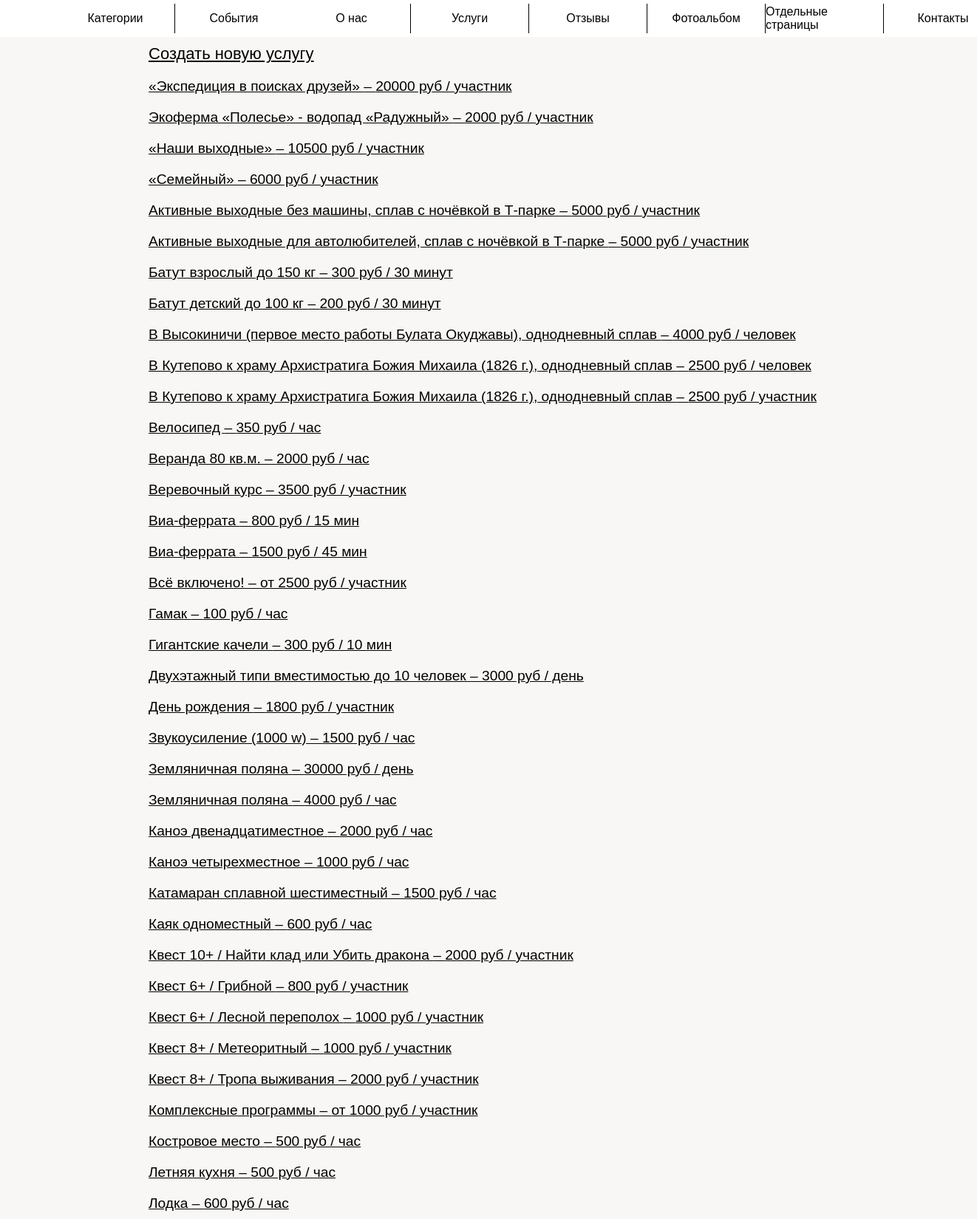
The page /admin_panel/all_services (signed in, upper part) on the database its author committed.
### app/models.py (models this page shows)
class Service(db.Model):
    id = db.Column(db.Integer, primary_key=True, index=True, unique=True)
    name = db.Column(db.String(128))
    short_description = db.Column(db.String(512))  # краткое описание
    description = db.Column(db.Text)  # полное описание
    status = db.Column(db.BOOLEAN())  # отображение клиентам
    next = db.Column(db.BOOLEAN())   # есть ли переход на дальнейшую страницу
    categories = db.relationship('ServiceCategory', backref='service', lazy='dynamic')
    price = db.Column(db.String(8))
    time = db.Column(db.String(128))
    def __repr__(self):
        if self.time:
            return self.price + ' руб / ' + self.time
        elif self.price:
            return self.price + ' руб'
        else:
            return ''

### app/admin_panel/routes.py (the view)
@bp.route('/all_services', methods=['GET'])
@login_required
def all_services():
    services = Service.query.order_by(Service.name).all()
    return render_template('admin_panel/all_services.html', services=services)

### app/admin_panel/routes.py (called while the page is built)
@bp.after_request
def add_header(r):
    r.headers["Cache-Control"] = "no-cache, no-store, must-revalidate"
    r.headers["Pragma"] = "no-cache"
    r.headers["Expires"] = "1"
    r.headers['Cache-Control'] = 'public, max-age=0'
    return r

### app/models.py (called while the page is built)
@login.user_loader
def load_user(id):
    return Admin.query.get(int(id))

### app/templates/admin_panel/all_services.html
{% extends "admin_panel/base.html" %}
{% block scripts %}
    <link rel="stylesheet" href="{{ url_for('static', filename='admin_panel/events.css') }}">
    <link rel="stylesheet" href="{{ url_for('static', filename='admin_panel/all_services.css') }}">
{% endblock %}
{% block app_content %}
    <div class="block_event">
        <div class="new_event event">
            <a href="{{ url_for('admin_panel.service_create') }}">Создать новую услугу</a>
        </div>
        <div class="events">
            {% for service in services %}
                <div class="event">
                    <a class="title" href="{{ url_for('admin_panel.service_test') }}?service_id={{ service.id }}">
                        {{ service.name }} – {{ service }}
                    </a>
                </div>
            {% endfor %}
        </div>
    </div>
{% endblock %}

### app/static/main/main.css (style rules this page uses)
:root { --background-color: rgba(169, 191, 239, 0.15); --primary-color: #ffa300; --primary-font-size: 16px; --primary-font-family: Arial, sans-serif; --primary-content-width: 960px; --primary-content-height: 100px; --modal_window_time: none; --vw: none; --vh: none; }
html { box-sizing: border-box; -webkit-tap-highlight-color: rgba(0, 0, 0, 0); height: 100vh; }
*, *:before, *:after { box-sizing: inherit; }
* { appearance: none; -webkit-appearance: none; font-family: var(--primary-font-family); }
body { margin: 0; -webkit-text-size-adjust: none; background-color: rgba(209, 207, 188, 0.15); height: 100vh; }

### app/static/admin_panel.css (style rules this page uses)
.title { text-align: center; font-size: calc(var(--primary-font-size) * 1.2); }

### app/static/admin_panel/events.css (style rules this page uses)
.block_event { font-size: var(--primary-font-size); margin: 0 auto; max-width: 960px; }
.events { margin: 10px auto; flex-direction: column; }
.event { display: flex; margin: 10px 20px; justify-content: left; }
a { font-size: 22px; color: #000000; }

### app/static/main/desktop.css (style rules this page uses)
.events { display: flex; }

### rows shown on the page
Service: name "«Экспедиция в поисках друзей»", time+price "20000 руб / участник"
Service: name "Экоферма «Полесье» - водопад «Радужный»", time+price "2000 руб / участник"
Service: name "«Наши выходные»", time+price "10500 руб / участник"
Service: name "«Семейный»", time+price "6000 руб / участник"
Service: name "Активные выходные без машины, сплав с ночёвкой в Т-парке", time+price "5000 руб / участник"
Service: name "Активные выходные для автолюбителей, сплав с ночёвкой в Т-парке", time+price "5000 руб / участник"
Service: name "Батут взрослый до 150 кг", time+price "300 руб / 30 минут"
Service: name "Батут детский до 100 кг", time+price "200 руб / 30 минут"
Service: name "В Высокиничи (первое место работы Булата Окуджавы), однодневный сплав", time+price "4000 руб / человек"
Service: name "В Кутепово к храму Архистратига Божия Михаила (1826 г.), однодневный сплав", time+price "2500 руб / человек"
Service: name "В Кутепово к храму Архистратига Божия Михаила (1826 г.), однодневный сплав", time+price "2500 руб / участник"
Service: name "Велосипед", time+price "350 руб / час"
Service: name "Веранда 80 кв.м.", time+price "2000 руб / час"
Service: name "Веревочный курс", time+price "3500 руб / участник"
Service: name "Виа-феррата", time+price "800 руб / 15 мин"
Service: name "Виа-феррата", time+price "1500 руб / 45 мин"
Service: name "Всё включено!", time+price "от 2500 руб / участник"
Service: name "Гамак", time+price "100 руб / час"
Service: name "Гигантские качели", time+price "300 руб / 10 мин"
Service: name "Двухэтажный типи вместимостью до 10 человек", time+price "3000 руб / день"
Service: name "День рождения", time+price "1800 руб / участник"
Service: name "Звукоусиление (1000 w)", time+price "1500 руб / час"
Service: name "Земляничная поляна", time+price "30000 руб / день"
Service: name "Земляничная поляна", time+price "4000 руб / час"
Service: name "Каноэ двенадцатиместное", time+price "2000 руб / час"
Service: name "Каноэ четырехместное", time+price "1000 руб / час"
Service: name "Катамаран сплавной шестиместный", time+price "1500 руб / час"
Service: name "Каяк одноместный", time+price "600 руб / час"
Service: name "Квест 10+ / Найти клад или Убить дракона", time+price "2000 руб / участник"
Service: name "Квест 6+ / Грибной", time+price "800 руб / участник"
Service: name "Квест 6+ / Лесной переполох", time+price "1000 руб / участник"
Service: name "Квест 8+ / Метеоритный", time+price "1000 руб / участник"
Service: name "Квест 8+ / Тропа выживания", time+price "2000 руб / участник"
Service: name "Комплексные программы", time+price "от 1000 руб / участник"
Service: name "Костровое место", time+price "500 руб / час"
Service: name "Летняя кухня", time+price "500 руб / час"
Service: name "Лодка", time+price "600 руб / час"
